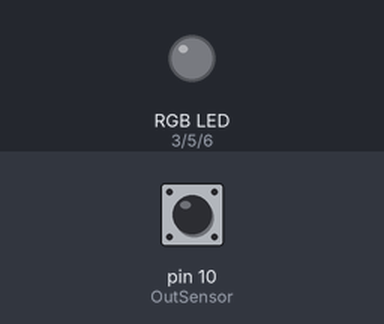
A sketch run on a simulated Arduino Uno, built with avr-gcc and run on an emulated ATmega328P. Parts: an RGB LED mixed from three pins (HIGH = lit). Inputs (shaded band) come from the test bench; at power-on: pin 10 (OutSensor) LOW. Dim RGB values are drawn brighter than linear; random numbers use the default seed unless the sketch sets one; pins used as bus, display or sensor lines are not drawn; what the sketch prints to the serial monitor is not drawn.

Above: at 1.2 s.
1.3 s: pin 10 (OutSensor) pulsed HIGH 5 times (0.12 s each, 0.3 s apart)
At 5.2 s:
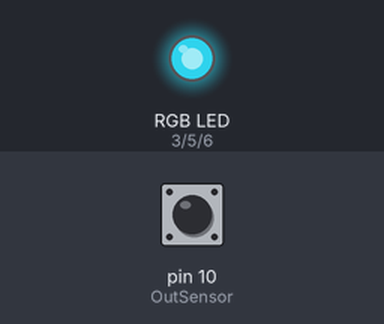
5.8 s: pin 10 (OutSensor) pulsed HIGH 5 times (0.12 s each, 0.3 s apart)
At 7.8 s:
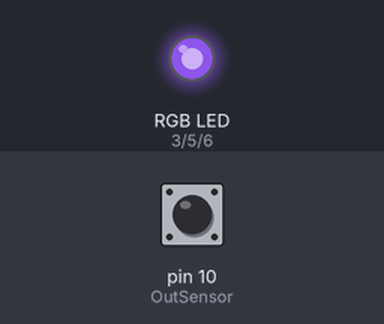
Timing chart, 0 to 33.6 s (numbered marks = the images above; inputs shaded):
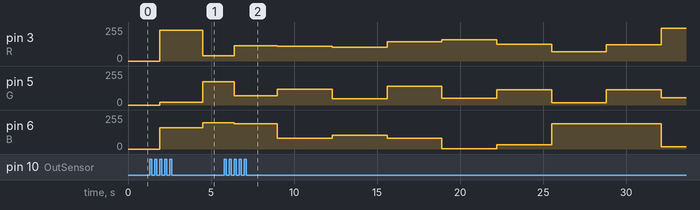

The sketch:

Sensor_de_cor.ino
```cpp
#define S0 8 // Atribui ao pino 8 o nome de SO, referente ao pino SO do sensor de cor
#define S1 9 // Atribui ao pino 9 o nome de S1, referente ao pino S1 do sensor de cor
#define S2 12 // Atribui ao pino 12 o nome de S2, referente ao pino S2 do sensor de cor
#define S3 11 // Atribui ao pino 11 o nome de S3, referente ao pino S3 do sensor de cor
#define OutSensor 10 // Atribui ao pino 10 o nome de OutSensor, referente ao pino OUT do sensor de cor

#define R 3
#define G 5
#define B 6

int red = 0; // declara uma variavel int de nome red_frequency
int green = 0; // declara uma variavel int de nome green_frequency
int blue = 0;// declara uma variavel int de nome blue_frequency

void setup(){
  pinMode(S0, OUTPUT); // define o pino denominado SO como saída
  pinMode(S1, OUTPUT); // define o pino denominado S1 como saída
  pinMode(S2, OUTPUT); // define o pino denominado S2 como saída
  pinMode(S3, OUTPUT); // define o pino denominado S3 como saída
  pinMode(OutSensor, INPUT); // define o pino denominado OutSensor como saída
  Serial.begin(9600); // Inicia a comunicação serial
  digitalWrite(S0, HIGH); // configura a escala de frequência do sensor para 20%
  digitalWrite(S1, LOW); // configura a escala de frequência do sensor para 20%

  pinMode(R, OUTPUT);
  pinMode(G, OUTPUT);
  pinMode(B, OUTPUT);
}

void loop(){

// leitura da cor vermelha
digitalWrite(S2,LOW); // configuração para os Fotodiodos red serem lidos
digitalWrite(S3,LOW); // configuração para os Fotodiodos red serem lidos
red = pulseIn (OutSensor, LOW); // armazena na variável red a frequência lida em OutSensor
Serial.print ("R= "); // escreve a letra R no monitor serial
Serial.print (red); // apresenta os valores armazenados na variável red no monitor serial
Serial.print ("   "); // espaço de texto no monitor serial


// leitura da cor verde
digitalWrite(S2,HIGH); // configuração para os Fotodiodos green serem lidos
digitalWrite(S3,HIGH); // configuração para os Fotodiodos green serem lidos
green = pulseIn (OutSensor, LOW); // armazena na variável green a frequência lida em OutSensor
Serial.print ("G= "); // escreve a letra G no monitor serial
Serial.print (green); // apresenta os valores armazenados na variável green no monitor serial
Serial.print ("   "); // espaço de texto no monitor serial


// leitura da cor azul
digitalWrite(S2,LOW); // configuração para os Fotodiodos blue serem lidos
digitalWrite(S3,HIGH); // configuração para os Fotodiodos blue serem lidos
blue = pulseIn (OutSensor, LOW); // armazena na variável blue a frequência lida em OutSensor
Serial.print ("B= "); // escreve a letra B no monitor serial
Serial.print (blue); // apresenta os valores armazenados na variável blue no monitor serial
Serial.print ("   "); // espaço de texto no monitor serial

  // condiçoes para detecção das cores
  if (500 < red && red < 1000 &&  1200 < green && green < 1750 && 900 < blue && blue < 1700){ // se os valores de RGB estiverem dentro dos parâmetros determinados, executa o codigo abaixo
    Serial.println("| Vermelho");
    analogWrite(R, 255); //Ligando as portas PWM com valor aleatório de duty cicle
    analogWrite(G, 0);
   analogWrite(B, 0);
    }
  else if (300 < red && red < 700 &&  300< green && green < 1000 && 500< blue && blue < 1000  ){ // se os valores de RGB estiverem dentro dos parâmetros determinados, executa o codigo abaixo
    Serial.println("| Amarelo");
     analogWrite(R, 255); //Ligando as portas PWM com valor aleatório de duty cicle
    analogWrite(G, 255);
   analogWrite(B, 0);
    }
  else if ( 1050 < red && red < 1600 &&  800< green && green < 1300 && 600< blue && blue < 1500){ // se os valores de RGB estiverem dentro dos parâmetros determinados, executa o codigo abaixo
    Serial.println("| Verde");
     analogWrite(R, 0); //Ligando as portas PWM com valor aleatório de duty cicle
     analogWrite(G, 255);
     analogWrite(B, 0);
    }
   else  { // se os valores de RGB estiverem dentro dos parâmetros determinados, executa o codigo abaixo
    Serial.println("| Outra cor");
      analogWrite(R, random(255)); //Ligando as portas PWM com valor aleatório de duty cicle
      analogWrite(G, random(255));
      analogWrite(B, random(255));
    }


    Serial.println(); // quebra um linha no texto do serial monitor
    delay(300); // atraso de 300 milisegundos

}
```
